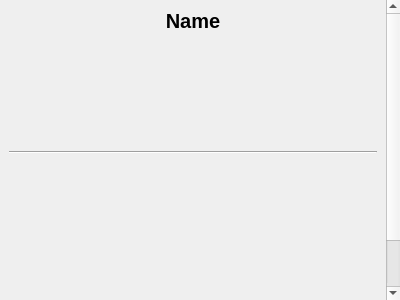
<?xml version="1.0" encoding="UTF-8"?>
<ui version="4.0">
 <class>ModrinthModInfoWidget</class>
 <widget class="QWidget" name="ModrinthModInfoWidget">
  <property name="geometry">
   <rect>
    <x>0</x>
    <y>0</y>
    <width>400</width>
    <height>300</height>
   </rect>
  </property>
  <property name="windowTitle">
   <string>Form</string>
  </property>
  <layout class="QGridLayout" name="gridLayout_2">
   <property name="leftMargin">
    <number>0</number>
   </property>
   <property name="topMargin">
    <number>0</number>
   </property>
   <property name="rightMargin">
    <number>0</number>
   </property>
   <property name="bottomMargin">
    <number>0</number>
   </property>
   <item row="0" column="0">
    <widget class="QScrollArea" name="scrollArea">
     <property name="frameShape">
      <enum>QFrame::NoFrame</enum>
     </property>
     <property name="widgetResizable">
      <bool>true</bool>
     </property>
     <widget class="QWidget" name="scrollAreaWidgetContents">
      <property name="geometry">
       <rect>
        <x>0</x>
        <y>0</y>
        <width>379</width>
        <height>387</height>
       </rect>
      </property>
      <layout class="QVBoxLayout" name="verticalLayout">
       <item>
        <widget class="QLabel" name="modName">
         <property name="sizePolicy">
          <sizepolicy hsizetype="Expanding" vsizetype="Minimum">
           <horstretch>0</horstretch>
           <verstretch>0</verstretch>
          </sizepolicy>
         </property>
         <property name="font">
          <font>
           <pointsize>15</pointsize>
           <weight>75</weight>
           <bold>true</bold>
          </font>
         </property>
         <property name="text">
          <string notr="true">Name</string>
         </property>
         <property name="alignment">
          <set>Qt::AlignCenter</set>
         </property>
         <property name="wordWrap">
          <bool>true</bool>
         </property>
        </widget>
       </item>
       <item>
        <layout class="QGridLayout" name="gridLayout">
         <item row="0" column="0" rowspan="2">
          <widget class="QLabel" name="modIcon">
           <property name="sizePolicy">
            <sizepolicy hsizetype="Fixed" vsizetype="Fixed">
             <horstretch>0</horstretch>
             <verstretch>0</verstretch>
            </sizepolicy>
           </property>
           <property name="minimumSize">
            <size>
             <width>80</width>
             <height>80</height>
            </size>
           </property>
           <property name="maximumSize">
            <size>
             <width>80</width>
             <height>80</height>
            </size>
           </property>
           <property name="text">
            <string/>
           </property>
          </widget>
         </item>
        </layout>
       </item>
       <item>
        <widget class="QWidget" name="tagsWidget" native="true"/>
       </item>
       <item>
        <widget class="QLabel" name="modSummary">
         <property name="sizePolicy">
          <sizepolicy hsizetype="Preferred" vsizetype="Preferred">
           <horstretch>0</horstretch>
           <verstretch>0</verstretch>
          </sizepolicy>
         </property>
         <property name="font">
          <font>
           <italic>false</italic>
          </font>
         </property>
         <property name="toolTip">
          <string notr="true"/>
         </property>
         <property name="text">
          <string/>
         </property>
         <property name="wordWrap">
          <bool>true</bool>
         </property>
        </widget>
       </item>
       <item>
        <widget class="Line" name="line">
         <property name="orientation">
          <enum>Qt::Horizontal</enum>
         </property>
        </widget>
       </item>
       <item>
        <widget class="QTextBrowser" name="modDescription">
         <property name="styleSheet">
          <string notr="true">background-color: transparent;</string>
         </property>
         <property name="frameShape">
          <enum>QFrame::NoFrame</enum>
         </property>
         <property name="verticalScrollBarPolicy">
          <enum>Qt::ScrollBarAlwaysOff</enum>
         </property>
         <property name="textInteractionFlags">
          <set>Qt::NoTextInteraction</set>
         </property>
         <property name="openExternalLinks">
          <bool>true</bool>
         </property>
        </widget>
       </item>
      </layout>
     </widget>
    </widget>
   </item>
  </layout>
 </widget>
 <resources/>
 <connections/>
</ui>
